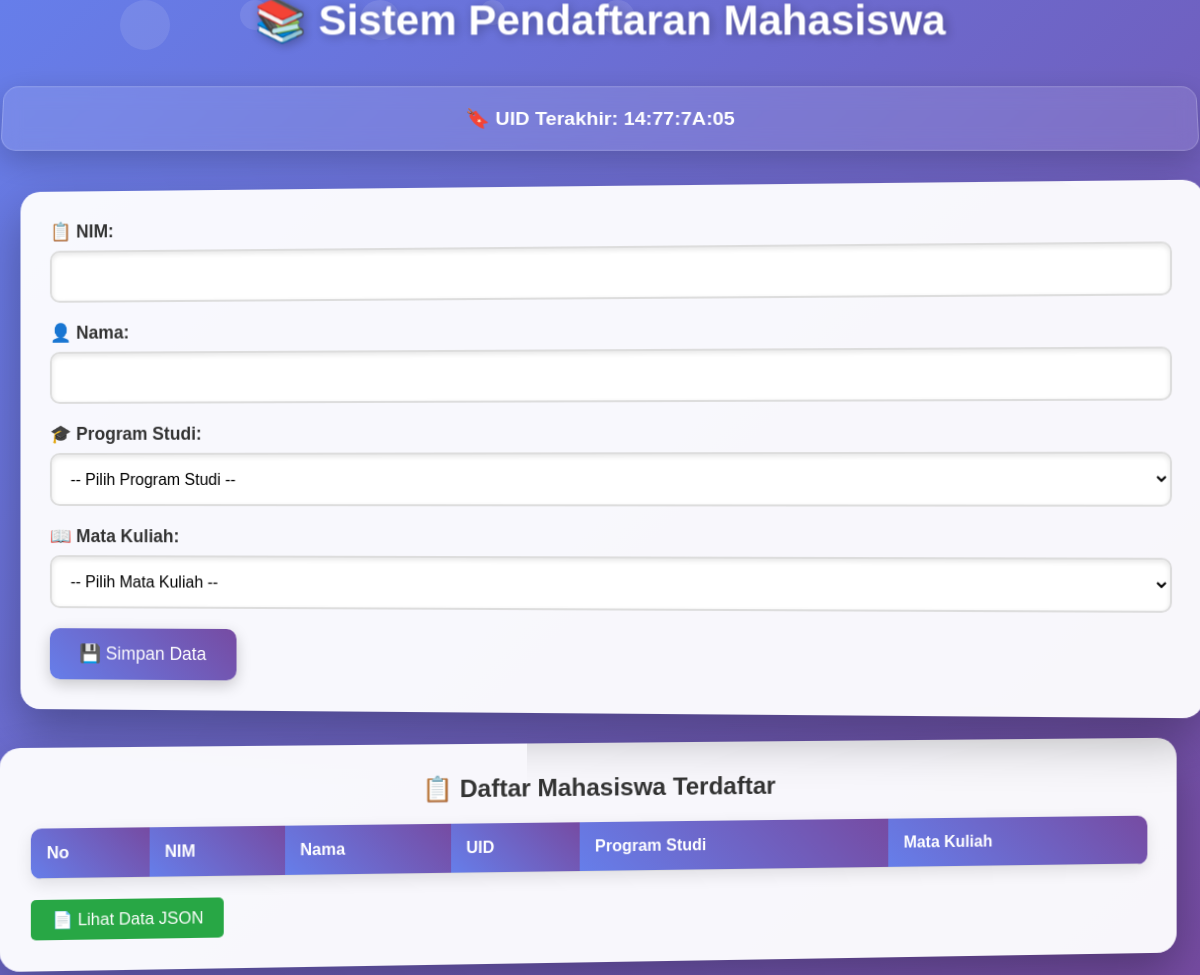
/users.php, run on an earlier commit of the app's database.
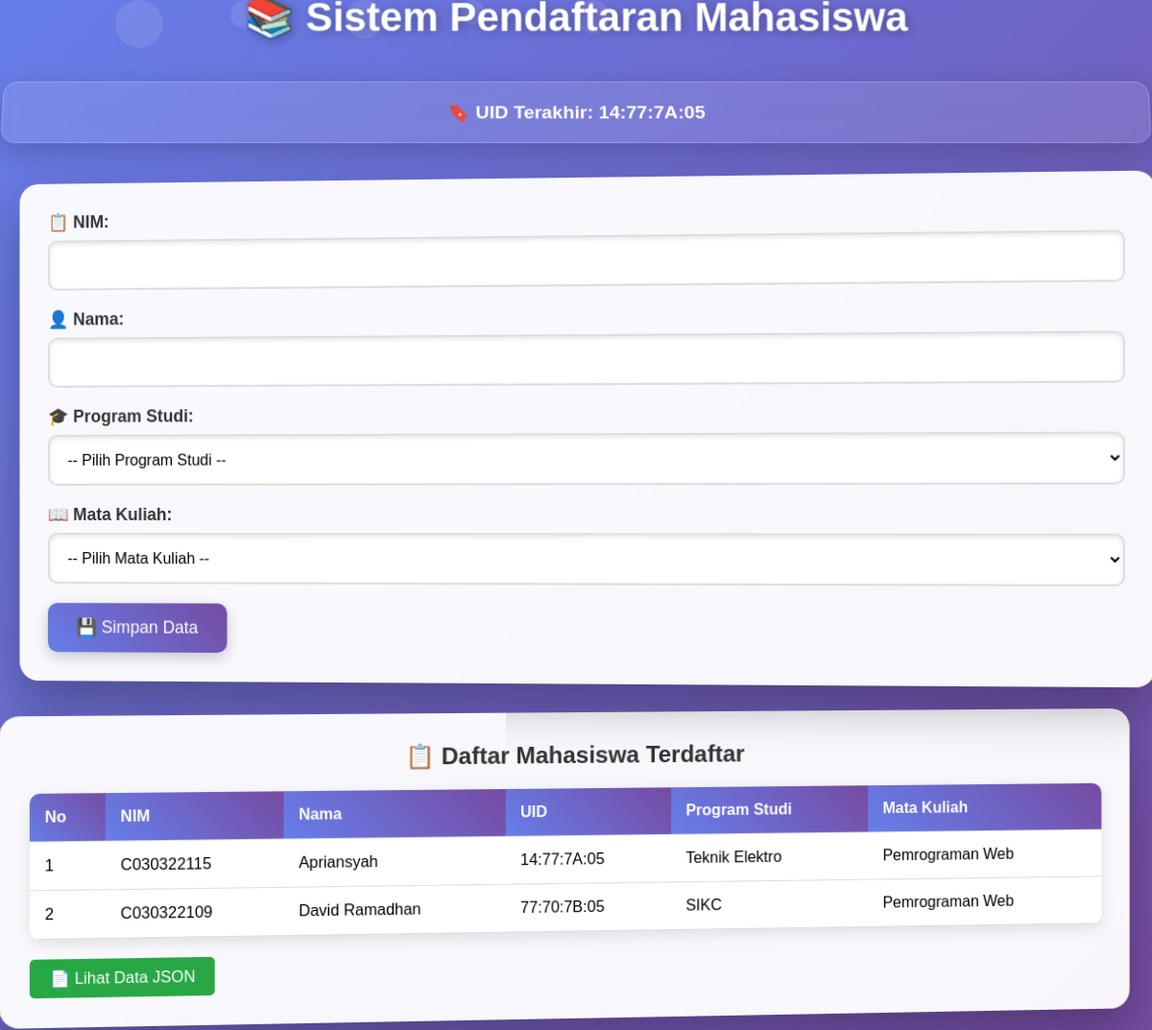
And on a later commit of the database.
### tables this page shows
CREATE TABLE `mahasiswa` (
  `nim` varchar(20) NOT NULL,
  `nama` varchar(100) NOT NULL,
  `id_prodi` int(11) DEFAULT NULL,
  `rfid_uid` varchar(50) NOT NULL,
  `foto_wajah` text DEFAULT NULL,
  `id_matkul` int(11) DEFAULT NULL,
  `password` varchar(100) DEFAULT NULL
);

CREATE TABLE `program_studi` (
  `id_prodi` int(11) NOT NULL,
  `nama_prodi` varchar(100) NOT NULL
);

CREATE TABLE `mata_kuliah` (
  `id_matkul` int(11) NOT NULL,
  `id_prodi` int(11) DEFAULT NULL,
  `nama_matkul` varchar(100) NOT NULL,
  `status` tinyint(1) NOT NULL DEFAULT 0
);

### users.php (the view, shortened to what this page needs)
<?php
include 'configg.php';
$file_uid = __DIR__ . '/uid_terakhir.txt';
$uid_terakhir = trim(file_get_contents($file_uid));
?>
<!DOCTYPE html>
<html lang="id">
<head>
</head>
<body>
    <div class="floating-shapes">
        <div class="shape"></div>
        <div class="shape"></div>
        <div class="shape"></div>
        <div class="shape"></div>
        <div class="shape"></div>
    </div>
    <div class="container">
        <div class="header">
            <h1>📚 Sistem Pendaftaran Mahasiswa </h1>
        </div>
        <div class="uid-display">
            <h2>🔖 UID Terakhir: <?= htmlspecialchars($uid_terakhir ?: 'Belum ada') ?></h2>
        </div>
        <?php if ($uid_terakhir): ?>
        <div class="form-container">
            <form method="post" id="studentForm">
                <div class="form-group">
                    <label for="nim">📋 NIM:</label>
                    <input type="text" id="nim" name="nim" required>
                </div>
                <div class="form-group">
                    <label for="nama">👤 Nama:</label>
                    <input type="text" id="nama" name="nama" required>
                </div>
                <div class="form-group">
                    <label for="id_prodi">🎓 Program Studi:</label>
                    <select id="id_prodi" name="id_prodi" required>
                        <option value="">-- Pilih Program Studi --</option>
                    </select>
                </div>
                <div class="form-group">
                    <label for="id_matkul">📖 Mata Kuliah:</label>
                    <select id="id_matkul" name="id_matkul" required>
                        <option value="">-- Pilih Mata Kuliah --</option>
                    </select>
                </div>
                <button type="submit" class="submit-btn">💾 Simpan Data</button>
            </form>
        </div>
        <?php else: ?>
        <div class="no-rfid">
            <p>⚠ Silakan tap kartu RFID terlebih dahulu.</p>
        </div>
        <?php endif; ?>
        <div class="table-container">
            <h2>📋 Daftar Mahasiswa Terdaftar</h2>
            <table>
                <thead>
                    <tr>
                        <th>No</th>
                        <th>NIM</th>
                        <th>Nama</th>
                        <th>UID</th>
                        <th>Program Studi</th>
                        <th>Mata Kuliah</th>
                    </tr>
                </thead>
                <tbody>
                    <?php
                    $no = 1;
                    $result = mysqli_query($koneksi,
                        "SELECT m.*, p.nama_prodi, mk.nama_matkul
                         FROM mahasiswa m
                         LEFT JOIN program_studi p ON m.id_prodi = p.id_prodi
                         LEFT JOIN mata_kuliah mk ON m.id_matkul = mk.id_matkul
                         ORDER BY m.nama ASC");
                    while ($row = mysqli_fetch_assoc($result)):
                    ?>
                    <tr>
                        <td><?= $no++ ?></td>
                        <td><?= htmlspecialchars($row['nim']) ?></td>
                        <td><?= htmlspecialchars($row['nama']) ?></td>
                        <td><?= htmlspecialchars($row['rfid_uid']) ?></td>
                        <td><?= htmlspecialchars($row['nama_prodi'] ?: '-') ?></td>
                        <td><?= htmlspecialchars($row['nama_matkul'] ?: '-') ?></td>
                    </tr>
                    <?php endwhile; ?>
                </tbody>
            </table>
            <a href="?json" class="json-link" target="_blank">📄 Lihat Data JSON</a>
        </div>
    </div>
</body>
</html>

### users.php (style rules this page uses)
* { margin: 0; padding: 0; box-sizing: border-box; }
body { font-family: 'Arial', sans-serif; background: linear-gradient(135deg, #667eea 0%, #764ba2 100%); min-height: 100vh; perspective: 1000px; overflow-x: hidden; }
.container { max-width: 1200px; margin: 0 auto; padding: 20px; transform-style: preserve-3d; }
.header { text-align: center; margin-bottom: 30px; transform: translateZ(50px); }
.header h1 { color: white; font-size: 2.5em; text-shadow: 2px 2px 10px rgba(0,0,0,0.3); margin-bottom: 10px; animation: float 3s ease-in-out infinite; }
.uid-display { background: rgba(255,255,255,0.1); backdrop-filter: blur(10px); border: 1px solid rgba(255,255,255,0.2); border-radius: 15px; padding: 20px; margin-bottom: 30px; transform: translateZ(30px) rotateX(5deg); box-shadow: 0 10px 30px rgba(0,0,0,0.2); transition: transform 0.3s ease; }
.uid-display h2 { color: white; font-size: 1.2em; text-align: center; }
.form-container { background: rgba(255,255,255,0.95); border-radius: 20px; padding: 30px; box-shadow: 0 20px 50px rgba(0,0,0,0.3); transform: translateZ(20px) rotateY(-2deg); transition: all 0.3s ease; margin-bottom: 30px; }
.form-group { margin-bottom: 20px; transform: translateZ(10px); }
.form-group label { display: block; margin-bottom: 8px; font-weight: bold; color: #333; font-size: 1.1em; }
.form-group input, .form-group select { width: 100%; padding: 15px; border: 2px solid #ddd; border-radius: 10px; font-size: 16px; background: white; transition: all 0.3s ease; box-shadow: inset 0 2px 5px rgba(0,0,0,0.1); }
.submit-btn { background: linear-gradient(45deg, #667eea, #764ba2); color: white; border: none; padding: 15px 30px; font-size: 1.1em; border-radius: 10px; cursor: pointer; box-shadow: 0 5px 15px rgba(0,0,0,0.2); transition: all 0.3s ease; transform: translateZ(10px); }
.table-container { background: rgba(255,255,255,0.95); border-radius: 20px; padding: 30px; box-shadow: 0 20px 50px rgba(0,0,0,0.3); transform: translateZ(15px) rotateY(2deg); transition: all 0.3s ease; overflow-x: auto; }
.table-container h2 { color: #333; margin-bottom: 20px; text-align: center; }
table { width: 100%; border-collapse: collapse; background: white; border-radius: 10px; overflow: hidden; box-shadow: 0 5px 15px rgba(0,0,0,0.1); }
th, td { padding: 15px; text-align: left; border-bottom: 1px solid #ddd; }
th { background: linear-gradient(45deg, #667eea, #764ba2); color: white; font-weight: bold; }
.json-link { display: inline-block; padding: 10px 20px; background: #28a745; color: white; text-decoration: none; border-radius: 5px; margin-top: 20px; transition: all 0.3s ease; transform: translateZ(10px); }
.floating-shapes { position: fixed; top: 0; left: 0; width: 100%; height: 100%; pointer-events: none; z-index: -1; }
.shape { position: absolute; background: rgba(255,255,255,0.1); border-radius: 50%; animation: floatShape 10s infinite linear; }
.shape:nth-child(1) { width: 50px; height: 50px; left: 10%; animation-delay: 0s; }
.shape:nth-child(2) { width: 30px; height: 30px; left: 20%; animation-delay: 2s; }
.shape:nth-child(3) { width: 40px; height: 40px; left: 30%; animation-delay: 4s; }
.shape:nth-child(4) { width: 25px; height: 25px; left: 40%; animation-delay: 6s; }
.shape:nth-child(5) { width: 35px; height: 35px; left: 50%; animation-delay: 8s; }

What changed in the data, as far as the page shows it:
added mahasiswa: nim "C030322115", nama "Apriansyah", rfid_uid "14:77:7A:05", id_prodi.nama_prodi "Teknik Elektro", id_matkul.nama_matkul "Pemrograman Web"
added mahasiswa: nim "C030322109", nama "David Ramadhan", rfid_uid "77:70:7B:05", id_prodi.nama_prodi "SIKC", id_matkul.nama_matkul "Pemrograman Web"
